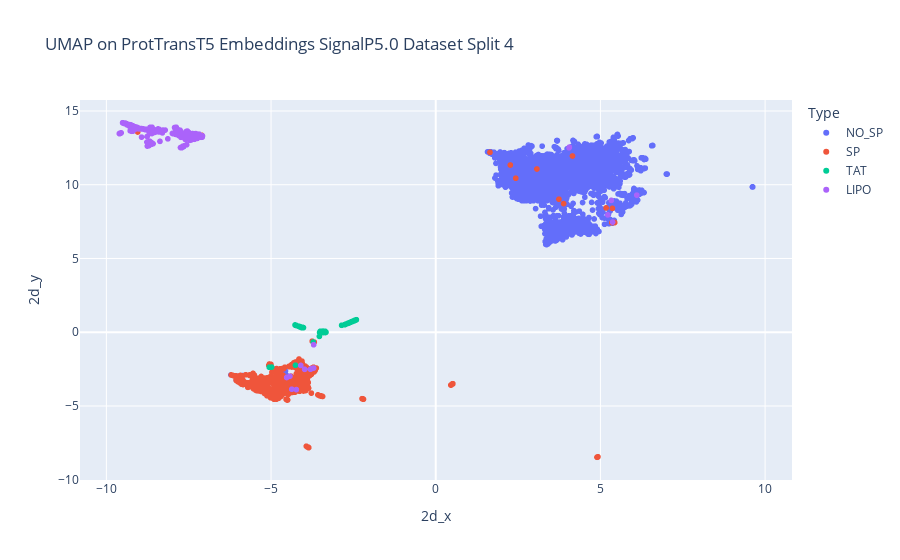

This figure's notebook cell:
### Code cell
fig = px.scatter(
    df_data_test,
    x='2d_x',
    y='2d_y',
    title='UMAP on ProtTransT5 Embeddings SignalP5.0 Dataset Split 4',
    color='Type',
    hover_data=['Uniprot_AC', 'Sequence', 'Kingdom', 'Type'],
    # color_discrete_sequence=px.colors.qualitative.Vivid_r,
    )

# fig.update_layout(
#     margin=dict(l=30, r=30, t=30, b=30),
# )

fig.write_image("./plots/umap_2_2d.png")

fig.show()

### Figure 1 — Plotly figure (JSON) as saved in the notebook; plotly's stock layout.template omitted (floating-point values rounded to 4 significant figures; data arrays with more than 128 entries replaced by an {"elided": "..."} marker saying what was removed)
{"data": [{"customdata": {"elided": "3082x4 str values"}, "hovertemplate": "Type=%{customdata[3]}<br>2d_x=%{x}<br>2d_y=%{y}<br>Uniprot_AC=%{customdata[0]}<br>Sequence=%{customdata[1]}<br>Kingdom=%{customdata[2]}<extra></extra>", "legendgroup": "NO_SP", "marker": {"color": "#636efa", "symbol": "circle"}, "mode": "markers", "name": "NO_SP", "showlegend": true, "type": "scattergl", "x": {"elided": "3082 float values"}, "xaxis": "x", "y": {"elided": "3082 float values"}, "yaxis": "y"}, {"customdata": {"elided": "676x4 str values"}, "hovertemplate": "Type=%{customdata[3]}<br>2d_x=%{x}<br>2d_y=%{y}<br>Uniprot_AC=%{customdata[0]}<br>Sequence=%{customdata[1]}<br>Kingdom=%{customdata[2]}<extra></extra>", "legendgroup": "SP", "marker": {"color": "#EF553B", "symbol": "circle"}, "mode": "markers", "name": "SP", "showlegend": true, "type": "scattergl", "x": {"elided": "676 float values"}, "xaxis": "x", "y": {"elided": "676 float values"}, "yaxis": "y"}, {"customdata": {"elided": "91x4 str values"}, "hovertemplate": "Type=%{customdata[3]}<br>2d_x=%{x}<br>2d_y=%{y}<br>Uniprot_AC=%{customdata[0]}<br>Sequence=%{customdata[1]}<br>Kingdom=%{customdata[2]}<extra></extra>", "legendgroup": "TAT", "marker": {"color": "#00cc96", "symbol": "circle"}, "mode": "markers", "name": "TAT", "showlegend": true, "type": "scattergl", "x": [-4.087, -4.262, -4.102, -4.029, -3.465, -4.016, -4.224, -4.272, -3.433, -3.445, -3.436, -4.981, -5.056, -3.721, -2.465, -4.265, -3.421, -3.458, -3.357, -3.532, -3.429, -3.507, -4.258, -3.42, -4.103, -3.476, -4.144, -2.432, -2.548, -3.366, -2.858, -3.341, -4.112, -4.16, -4.255, -2.48, -4.124, -4.103, -3.527, -4.249, -4.119, -2.457, -2.565, -2.752, -2.702, -2.655, -4.129, -3.343, -2.586, -2.503, -2.656, -2.769, -3.343, -2.666, -3.356, -2.434, -2.469, -3.332, -3.351, -3.345, -2.744, -2.5, -2.507, -2.475, -2.412, -4.112, -2.443, -4.113, -4.244, -2.59, -2.449, -2.502, -2.555, -2.457, -3.354, -2.458, -3.352, -4.118, -2.612, -2.639, -4.156, -2.481, -2.41, -4.037, -2.627, -4.075, -3.346, -4.134, -2.537, -2.647, -4.09], "xaxis": "x", "y": [0.3403, 0.4814, 0.3418, 0.3155, 0.0371, 0.3113, 0.4512, 0.4913, -0.0037, 0.02166, -0.008363, -2.364, -2.374, -0.6635, 0.7929, 0.4789, 0.07674, 0.02941, 0.06222, -0.282, -0.01027, 0.06078, -2.238, -0.02113, 0.3571, 0.06768, 0.3901, 0.8248, 0.7126, 0.01533, 0.468, 0.001225, 0.3601, 0.3996, 0.4774, 0.7784, 0.3697, 0.3512, -0.01263, 0.4716, 0.3614, 0.802, 0.698, 0.5217, 0.5694, 0.6128, 0.3697, -0.01586, 0.6792, 0.757, 0.611, 0.5085, -0.0004937, 0.6024, 0.001007, 0.8239, 0.7884, 0.001336, -0.001925, 0.002108, 0.5311, 0.7594, 0.7515, 0.7825, 0.8451, 0.3594, 0.8143, 0.3641, 0.4647, 0.6743, 0.8091, 0.7574, 0.7085, 0.8011, -0.02216, 0.8005, -0.01037, 0.3611, 0.6523, 0.6272, 0.3957, 0.7775, 0.8466, 0.3231, 0.6382, 0.3154, -3.623e-05, 0.3815, 0.7242, 0.6185, 0.3371], "yaxis": "y"}, {"customdata": {"elided": "298x4 str values"}, "hovertemplate": "Type=%{customdata[3]}<br>2d_x=%{x}<br>2d_y=%{y}<br>Uniprot_AC=%{customdata[0]}<br>Sequence=%{customdata[1]}<br>Kingdom=%{customdata[2]}<extra></extra>", "legendgroup": "LIPO", "marker": {"color": "#ab63fa", "symbol": "circle"}, "mode": "markers", "name": "LIPO", "showlegend": true, "type": "scattergl", "x": {"elided": "298 float values"}, "xaxis": "x", "y": {"elided": "298 float values"}, "yaxis": "y"}], "layout": {"legend": {"title": {"text": "Type"}, "tracegroupgap": 0}, "title": {"text": "UMAP on ProtTransT5 Embeddings SignalP5.0 Dataset Split 4"}, "xaxis": {"anchor": "y", "domain": [0, 1], "title": {"text": "2d_x"}}, "yaxis": {"anchor": "x", "domain": [0, 1], "title": {"text": "2d_y"}}}}
